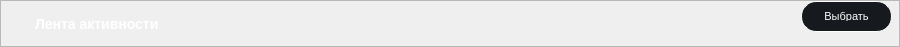
      <widget class="QFrame" name="frame_ActivityFeed">
       <property name="geometry">
        <rect>
         <x>10</x>
         <y>1721</y>
         <width>900</width>
         <height>45</height>
        </rect>
       </property>
       <property name="minimumSize">
        <size>
         <width>900</width>
         <height>0</height>
        </size>
       </property>
       <property name="maximumSize">
        <size>
         <width>900</width>
         <height>46</height>
        </size>
       </property>
       <property name="styleSheet">
        <string notr="true">
/* styles.qss */

#frame_ActivityFeed {
    background-color: #161A1E;
    border-radius: 15px; /* Установите значение по вашему усмотрению для достижения овальной формы */
}
</string>
       </property>
       <property name="frameShape">
        <enum>QFrame::StyledPanel</enum>
       </property>
       <property name="frameShadow">
        <enum>QFrame::Raised</enum>
       </property>
       <layout class="QHBoxLayout" name="horizontalLayout_34">
        <property name="spacing">
         <number>0</number>
        </property>
        <property name="leftMargin">
         <number>0</number>
        </property>
        <property name="topMargin">
         <number>0</number>
        </property>
        <property name="rightMargin">
         <number>0</number>
        </property>
        <property name="bottomMargin">
         <number>0</number>
        </property>
        <item>
         <widget class="QFrame" name="frame_33">
          <property name="minimumSize">
           <size>
            <width>0</width>
            <height>45</height>
           </size>
          </property>
          <property name="styleSheet">
           <string notr="true">background-color: transparent;</string>
          </property>
          <property name="frameShape">
           <enum>QFrame::StyledPanel</enum>
          </property>
          <property name="frameShadow">
           <enum>QFrame::Raised</enum>
          </property>
          <widget class="QPushButton" name="pushActivityFeed">
           <property name="geometry">
            <rect>
             <x>800</x>
             <y>0</y>
             <width>91</width>
             <height>31</height>
            </rect>
           </property>
           <property name="minimumSize">
            <size>
             <width>91</width>
             <height>31</height>
            </size>
           </property>
           <property name="maximumSize">
            <size>
             <width>91</width>
             <height>31</height>
            </size>
           </property>
           <property name="styleSheet">
            <string notr="true">/* styles.qss */

QPushButton {
    background-color: #161A1E;
    border-radius: 15px;
    color: white; /* Установите цвет текста */
    font-size: 11px; /* Установите размер шрифта */
    padding: 10px 20px; /* Установите отступы */
    border: 1px solid white; /* Уменьшаем толщину обводки до 1 пикселя */
}

QPushButton:hover {
    background-color: #2C3236;
    transition: background-color 0.3s ease;
}
</string>
           </property>
           <property name="text">
            <string>Выбрать</string>
           </property>
          </widget>
          <widget class="QLabel" name="labelActivityFeed">
           <property name="geometry">
            <rect>
             <x>750</x>
             <y>10</y>
             <width>81</width>
             <height>30</height>
            </rect>
           </property>
           <property name="sizePolicy">
            <sizepolicy hsizetype="Preferred" vsizetype="Preferred">
             <horstretch>70</horstretch>
             <verstretch>30</verstretch>
            </sizepolicy>
           </property>
           <property name="minimumSize">
            <size>
             <width>70</width>
             <height>30</height>
            </size>
           </property>
           <property name="styleSheet">
            <string notr="true">color: white; /* Установите цвет текста в белый */
font-size: 14px; /* Установите размер шрифта в 14 пикселей */
font-family: &quot;Times New Roman&quot;; /* Установите тип шрифта по вашему выбору */
font-weight: bold; /* Установите жирность шрифта (если нужно) */
margin-top: 5px; /* Опустить текст на 10 пикселей вниз */</string>
           </property>
           <property name="text">
            <string/>
           </property>
          </widget>
          <widget class="QLabel" name="labelTextActivityFeed">
           <property name="geometry">
            <rect>
             <x>30</x>
             <y>10</y>
             <width>511</width>
             <height>21</height>
            </rect>
           </property>
           <property name="styleSheet">
            <string notr="true">/* styles.qss */

QLabel {
    color: white; /* Установите цвет текста в белый */
    font-size: 14px; /* Установите размер шрифта в 14 пикселей */
    font-family: &quot;Times New Roman&quot;; /* Установите тип шрифта по вашему выбору */
    font-weight: bold; /* Установите жирность шрифта (если нужно) */
    margin-top: 5px; /* Опустить текст на 10 пикселей вниз */
}
</string>
           </property>
           <property name="text">
            <string>Лента активности</string>
           </property>
          </widget>
         </widget>
        </item>
       </layout>
      </widget>
